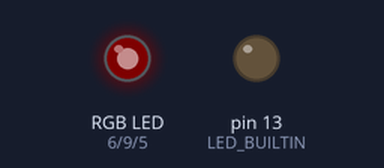
Simulated run of this sketch. Board: Arduino Uno, built with avr-gcc and run on an emulated ATmega328P. On the bench: an RGB LED mixed from three pins (HIGH = lit), output pins drawn as LEDs (lit = HIGH). Dim RGB values are drawn brighter than linear.

Above: at 0.05 s.
At 1.75 s:
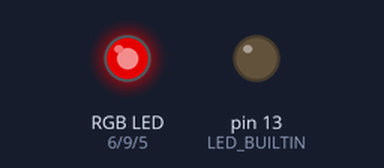
At 3.5 s:
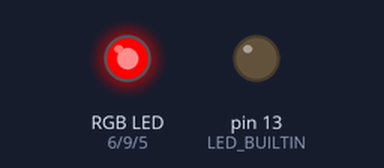
At 7.05 s:
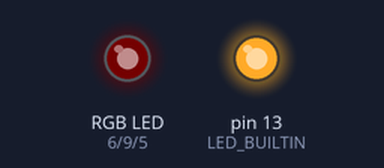
Timing chart, 0 to 9.2 s (numbered marks = the images above):
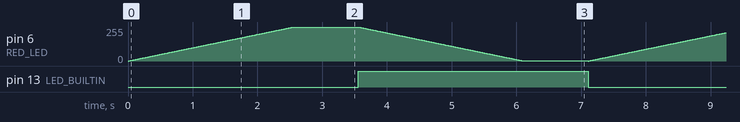

The sketch:

GOESLEDStrip.ino
```cpp
/*

This is just a test to see how to drive the white LED strip,
using a MOSFET to bring in the 12 V
*/

#define RED_LED 6
#define BLUE_LED 5
#define GREEN_LED 9

int brightMax = 255;

int gBright = 0;
int rBright = 0;
int bBright = 0;

int fadeSpeed = 10;
int waitTime = 1000;

void setup() {
   pinMode(GREEN_LED, OUTPUT);
   pinMode(RED_LED, OUTPUT);
   pinMode(BLUE_LED, OUTPUT);

   pinMode(LED_BUILTIN, OUTPUT);

}

void loop() {

//  analogWrite(RED_LED,1);
  digitalWrite(LED_BUILTIN, LOW);

// with this circuit, increasing rBright actually diminishes the
// brightness...

  rBright=0;
   for (int i = 0; i < brightMax; i++) {
       analogWrite(RED_LED, rBright);
       rBright +=1;
       delay(fadeSpeed);
   }

//   for (int i = 0; i < 256; i++) {
//       analogWrite(BLUE_LED, bBright);
//       bBright += 1;
//       delay(fadeSpeed);
//   }
//
//   for (int i = 0; i < 256; i++) {
//       analogWrite(GREEN_LED, gBright);
//       gBright +=1;
//       delay(fadeSpeed);
//   }


  delay(waitTime);

//  analogWrite(RED_LED,1);
  digitalWrite(LED_BUILTIN, HIGH);


   for (int i = 0; i < brightMax; i++) {
//       analogWrite(GREEN_LED, brightness);
       analogWrite(RED_LED, rBright);
//       analogWrite(BLUE_LED, brightness);

       rBright -= 1;
       delay(fadeSpeed);
   }

     delay(1000);


}
```

Measured:
- by itself, pin 13 (LED_BUILTIN): alternates HIGH for 3.6 s and LOW for 3.6 s
